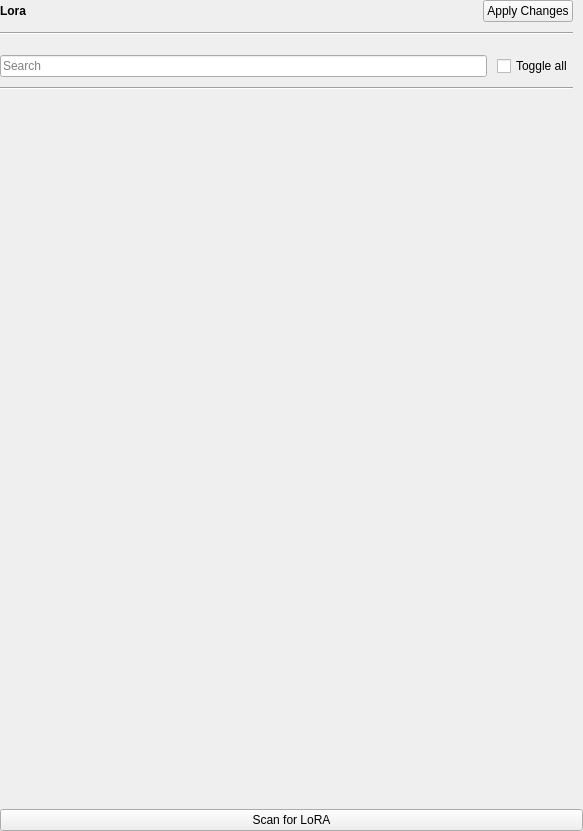
<?xml version="1.0" encoding="UTF-8"?>
<ui version="4.0">
 <class>lora_container</class>
 <widget class="QWidget" name="lora_container">
  <property name="geometry">
   <rect>
    <x>0</x>
    <y>0</y>
    <width>583</width>
    <height>831</height>
   </rect>
  </property>
  <property name="windowTitle">
   <string>Form</string>
  </property>
  <layout class="QGridLayout" name="gridLayout">
   <property name="leftMargin">
    <number>0</number>
   </property>
   <property name="topMargin">
    <number>0</number>
   </property>
   <property name="rightMargin">
    <number>0</number>
   </property>
   <property name="bottomMargin">
    <number>0</number>
   </property>
   <property name="horizontalSpacing">
    <number>0</number>
   </property>
   <property name="verticalSpacing">
    <number>10</number>
   </property>
   <item row="8" column="0">
    <widget class="QPushButton" name="pushButton">
     <property name="text">
      <string>Scan for LoRA</string>
     </property>
    </widget>
   </item>
   <item row="7" column="0">
    <widget class="QScrollArea" name="lora_scroll_area">
     <property name="font">
      <font>
       <pointsize>9</pointsize>
      </font>
     </property>
     <property name="frameShape">
      <enum>QFrame::Shape::NoFrame</enum>
     </property>
     <property name="frameShadow">
      <enum>QFrame::Shadow::Plain</enum>
     </property>
     <property name="widgetResizable">
      <bool>true</bool>
     </property>
     <widget class="QWidget" name="scrollAreaWidgetContents">
      <property name="geometry">
       <rect>
        <x>0</x>
        <y>0</y>
        <width>583</width>
        <height>665</height>
       </rect>
      </property>
      <layout class="QGridLayout" name="gridLayout_2">
       <property name="leftMargin">
        <number>0</number>
       </property>
       <property name="topMargin">
        <number>0</number>
       </property>
       <property name="rightMargin">
        <number>10</number>
       </property>
       <property name="bottomMargin">
        <number>0</number>
       </property>
       <property name="horizontalSpacing">
        <number>0</number>
       </property>
       <property name="verticalSpacing">
        <number>10</number>
       </property>
      </layout>
     </widget>
    </widget>
   </item>
   <item row="2" column="0">
    <layout class="QVBoxLayout" name="verticalLayout">
     <property name="spacing">
      <number>10</number>
     </property>
     <property name="leftMargin">
      <number>0</number>
     </property>
     <property name="topMargin">
      <number>0</number>
     </property>
     <property name="rightMargin">
      <number>10</number>
     </property>
     <property name="bottomMargin">
      <number>10</number>
     </property>
     <item>
      <layout class="QHBoxLayout" name="horizontalLayout_2">
       <property name="rightMargin">
        <number>0</number>
       </property>
       <item>
        <widget class="QLabel" name="label">
         <property name="font">
          <font>
           <bold>true</bold>
          </font>
         </property>
         <property name="text">
          <string>Lora</string>
         </property>
        </widget>
       </item>
       <item>
        <spacer name="horizontalSpacer">
         <property name="orientation">
          <enum>Qt::Orientation::Horizontal</enum>
         </property>
         <property name="sizeHint" stdset="0">
          <size>
           <width>40</width>
           <height>20</height>
          </size>
         </property>
        </spacer>
       </item>
       <item>
        <widget class="LoadingWidget" name="loading_icon" native="true">
         <property name="sizePolicy">
          <sizepolicy hsizetype="Preferred" vsizetype="Preferred">
           <horstretch>0</horstretch>
           <verstretch>0</verstretch>
          </sizepolicy>
         </property>
         <property name="minimumSize">
          <size>
           <width>0</width>
           <height>0</height>
          </size>
         </property>
        </widget>
       </item>
       <item>
        <widget class="QPushButton" name="apply_lora_button">
         <property name="text">
          <string>Apply Changes</string>
         </property>
        </widget>
       </item>
      </layout>
     </item>
     <item>
      <widget class="Line" name="line">
       <property name="orientation">
        <enum>Qt::Orientation::Horizontal</enum>
       </property>
      </widget>
     </item>
     <item>
      <widget class="SliderWidget" name="lora_scale_slider" native="true">
       <property name="sizePolicy">
        <sizepolicy hsizetype="Preferred" vsizetype="Preferred">
         <horstretch>0</horstretch>
         <verstretch>0</verstretch>
        </sizepolicy>
       </property>
       <property name="minimumSize">
        <size>
         <width>0</width>
         <height>0</height>
        </size>
       </property>
       <property name="slider_minimum" stdset="0">
        <number>0</number>
       </property>
       <property name="slider_maximum" stdset="0">
        <number>100</number>
       </property>
       <property name="spinbox_minimum" stdset="0">
        <double>0.000000000000000</double>
       </property>
       <property name="spinbox_maximum" stdset="0">
        <double>1.000000000000000</double>
       </property>
       <property name="display_as_float" stdset="0">
        <bool>true</bool>
       </property>
       <property name="settings_property" stdset="0">
        <string>generator_settings.lora_scale</string>
       </property>
       <property name="slider_single_step" stdset="0">
        <number>1</number>
       </property>
       <property name="slider_page_step" stdset="0">
        <number>5</number>
       </property>
       <property name="spinbox_single_step" stdset="0">
        <double>0.010000000000000</double>
       </property>
       <property name="spinbox_page_step" stdset="0">
        <double>0.100000000000000</double>
       </property>
       <property name="label_text" stdset="0">
        <string>Scale</string>
       </property>
      </widget>
     </item>
     <item>
      <layout class="QHBoxLayout" name="horizontalLayout">
       <property name="spacing">
        <number>10</number>
       </property>
       <property name="leftMargin">
        <number>0</number>
       </property>
       <property name="rightMargin">
        <number>0</number>
       </property>
       <item>
        <widget class="QLineEdit" name="lineEdit">
         <property name="placeholderText">
          <string>Search</string>
         </property>
        </widget>
       </item>
       <item>
        <widget class="QCheckBox" name="toggleAllLora">
         <property name="font">
          <font>
           <pointsize>9</pointsize>
          </font>
         </property>
         <property name="text">
          <string>Toggle all</string>
         </property>
         <property name="checked">
          <bool>false</bool>
         </property>
         <property name="tristate">
          <bool>false</bool>
         </property>
        </widget>
       </item>
      </layout>
     </item>
     <item>
      <widget class="Line" name="line_2">
       <property name="orientation">
        <enum>Qt::Orientation::Horizontal</enum>
       </property>
      </widget>
     </item>
    </layout>
   </item>
  </layout>
 </widget>
 <customwidgets>
  <customwidget>
   <class>SliderWidget</class>
   <extends>QWidget</extends>
   <header>airunner/widgets/slider/slider_widget</header>
   <container>1</container>
  </customwidget>
  <customwidget>
   <class>LoadingWidget</class>
   <extends>QWidget</extends>
   <header>airunner/widgets/llm/loading_widget</header>
   <container>1</container>
  </customwidget>
 </customwidgets>
 <resources>
  <include location="../../../resources_light.qrc"/>
 </resources>
 <connections>
  <connection>
   <sender>toggleAllLora</sender>
   <signal>toggled(bool)</signal>
   <receiver>lora_container</receiver>
   <slot>toggle_all(bool)</slot>
   <hints>
    <hint type="sourcelabel">
     <x>562</x>
     <y>91</y>
    </hint>
    <hint type="destinationlabel">
     <x>52</x>
     <y>-11</y>
    </hint>
   </hints>
  </connection>
  <connection>
   <sender>lineEdit</sender>
   <signal>textEdited(QString)</signal>
   <receiver>lora_container</receiver>
   <slot>search_text_changed(QString)</slot>
   <hints>
    <hint type="sourcelabel">
     <x>192</x>
     <y>92</y>
    </hint>
    <hint type="destinationlabel">
     <x>277</x>
     <y>-18</y>
    </hint>
   </hints>
  </connection>
  <connection>
   <sender>pushButton</sender>
   <signal>clicked()</signal>
   <receiver>lora_container</receiver>
   <slot>scan_for_lora()</slot>
   <hints>
    <hint type="sourcelabel">
     <x>399</x>
     <y>830</y>
    </hint>
    <hint type="destinationlabel">
     <x>486</x>
     <y>-1</y>
    </hint>
   </hints>
  </connection>
  <connection>
   <sender>apply_lora_button</sender>
   <signal>clicked()</signal>
   <receiver>lora_container</receiver>
   <slot>apply_lora()</slot>
   <hints>
    <hint type="sourcelabel">
     <x>532</x>
     <y>17</y>
    </hint>
    <hint type="destinationlabel">
     <x>474</x>
     <y>-7</y>
    </hint>
   </hints>
  </connection>
 </connections>
 <slots>
  <slot>toggle_all(bool)</slot>
  <slot>search_text_changed(QString)</slot>
  <slot>scan_for_lora()</slot>
  <slot>apply_lora()</slot>
 </slots>
</ui>
